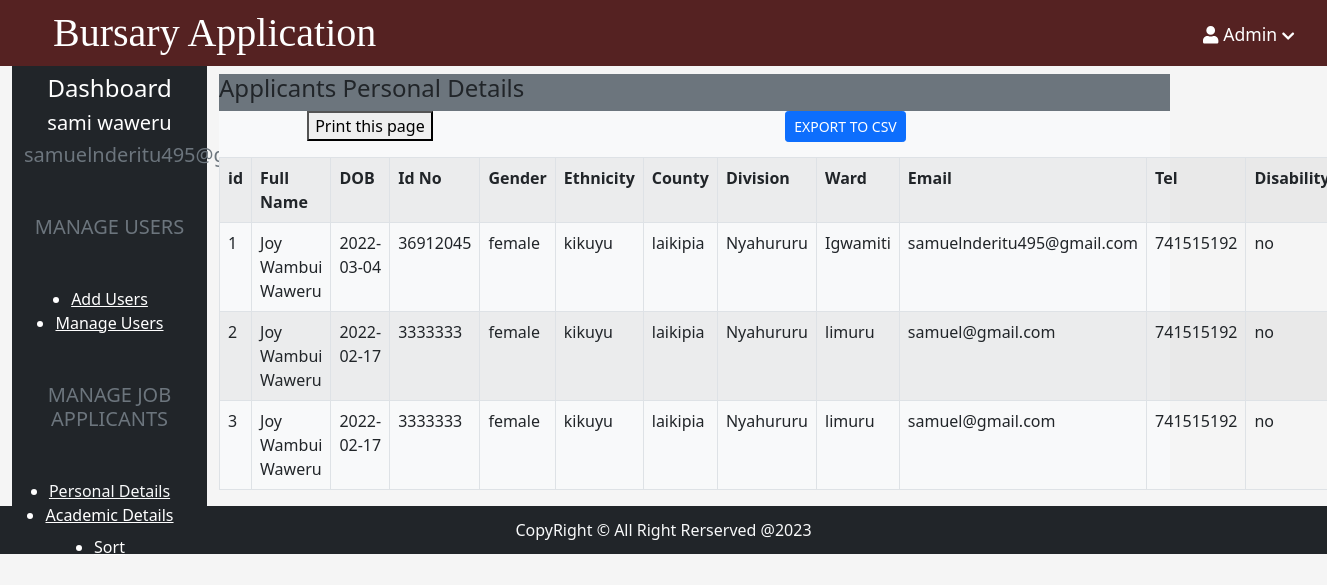
Screenshot of /personaldetails.php (signed in) with the database file from the repository.
### tables this page shows
CREATE TABLE `personal_details` (
  `id` int(11) NOT NULL,
  `full_name` varchar(255) NOT NULL,
  `date_of_birth` varchar(255) NOT NULL,
  `id_number` int(255) NOT NULL,
  `sex` enum('male','female','other','') NOT NULL,
  `ethnicity` varchar(255) NOT NULL,
  `county` varchar(255) NOT NULL,
  `division` varchar(255) NOT NULL,
  `ward` varchar(255) NOT NULL,
  `email` varchar(255) NOT NULL,
  `tel` int(255) NOT NULL,
  `disability` enum('yes','no','','') NOT NULL,
  `time_stamp` timestamp NOT NULL DEFAULT current_timestamp() ON UPDATE current_timestamp()
);

### personaldetails.php (the view, shortened to what this page needs)
<?php  include('./app/includes/header.php')?>
<?php include('./app/includes/servernavbar.php')?>
<?php include('./admin.php')?>
<?php include("./controllers/connect.php")?>
<div class="col-md-10 ">
                <div class="view_body bg-secondary">
                    <div class="view_body_header my-2">
                        <h4 class="text-left text-dark my-2">Applicants Personal Details</h4>
                    </div>
                    <div class="view_body_body bg-light my-2">
                      <div class="bg-light">
                      <?php
                                  $sql = "SELECT id, full_name, date_of_birth, id_number, sex, ethnicity, county, division, ward, email, tel, disability FROM personal_details";
                                  $stmt = $conn->prepare($sql);
                                  $stmt->execute();
                            ?>
                            <div class="d-flex">
                            <p> <button onclick="window.printpart()">Print this page</button></p>
                           <p > <form action="./csv/personaldetails_csv.php" method="post">
                              <button type="submit" name="submit"class="btn btn-sm btn-primary text-white">EXPORT TO CSV</button>
                            </form></p>
                            </div>
                            <div id="top_print">
                          <table class="table table-striped  table-responsive table-condensed table-hover table-bordered" id="table" style="width:50%" name="test.csv">
                              <tr>
                                  <th>id</th>
                                  <th>Full Name</th>
                                  <th>DOB</th>
                                  <th>Id No</th>
                                  <th>Gender</th>
                                  <th>Ethnicity</th>
                                  <th>County</th>
                                  <th>Division</th>
                                  <th>Ward</th>
                                  <th>Email</th>
                                  <th>Tel</th>
                                  <th>Disability</th>
                             </tr>
                                <?php
                                 $result= mysqli_stmt_get_result($stmt);
                                 $num= mysqli_num_rows($result);
                                 if($num > 0){
                                      while($rows=mysqli_fetch_assoc($result)){?>
                                        <tr>
                                        <td><?php echo $rows['id']?></td>
                                        <td><?php echo $rows['full_name']?></td>
                                        <td><?php echo $rows['date_of_birth']?></td>
                                        <td><?php echo $rows['id_number']?></td>
                                        <td><?php echo $rows['sex']?></td>
                                        <td><?php echo $rows['ethnicity']?></td>
                                        <td><?php echo $rows['county']?></td>
                                        <td><?php echo $rows['division']?></td>
                                        <td><?php echo $rows['ward']?></td>
                                        <td><?php echo $rows['email']?></td>
                                        <td><?php echo $rows['tel']?></td>
                                        <td><?php echo $rows['disability']?></td>
                                    </tr>
                                    <?php
                                    }
                                 }else{
                                     header('location:manageUsers.php?error=norecord');
                                     exit();
                                 }
                                ?>
                            </table>
                                </div>
                      </div>
                    </div>
  </div>
 </div>
 <?php include('./adminfooter.php')?>

### assets/css/style.css (style rules this page uses)
* { margin: 0 auto; padding: 0 auto; box-sizing: border-box; }
body { background-color: #f5f5f5; overflow:scroll; }
#table { overflow-x: scroll; overflow-y: scroll; }

### rows the page displays
personal_details: id "1", full_name "Joy Wambui Waweru", date_of_birth "2022-03-04", id_number "36912045", sex "female", ethnicity "kikuyu", county "laikipia", division "Nyahururu", ward "Igwamiti", email "samuelnderitu495@gmail.com", tel "741515192", disability "no"
personal_details: id "2", full_name "Joy Wambui Waweru", date_of_birth "2022-02-17", id_number "3333333", sex "female", ethnicity "kikuyu", county "laikipia", division "Nyahururu", ward "limuru", email "samuel@gmail.com", tel "741515192", disability "no"
personal_details: id "3", full_name "Joy Wambui Waweru", date_of_birth "2022-02-17", id_number "3333333", sex "female", ethnicity "kikuyu", county "laikipia", division "Nyahururu", ward "limuru", email "samuel@gmail.com", tel "741515192", disability "no"

### other values shown
$_SESSION['name'] "sami waweru"
$_SESSION['email'] "samuelnderitu495@gmail.com"
